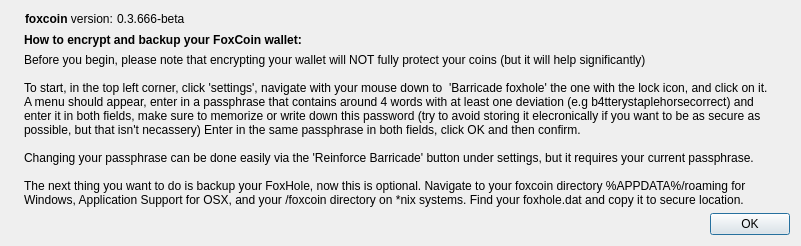
<?xml version="1.0" encoding="UTF-8"?>
<ui version="4.0">
 <class>protectionTutDialog</class>
 <widget class="QDialog" name="protectionTutDialog">
  <property name="geometry">
   <rect>
    <x>0</x>
    <y>0</y>
    <width>801</width>
    <height>234</height>
   </rect>
  </property>
  <property name="windowTitle">
   <string>Protecting your FoxCoins</string>
  </property>
  <layout class="QHBoxLayout" name="horizontalLayout_2">
   <item>
    <widget class="QLabel" name="label_4">
     <property name="sizePolicy">
      <sizepolicy hsizetype="Preferred" vsizetype="Ignored">
       <horstretch>0</horstretch>
       <verstretch>0</verstretch>
      </sizepolicy>
     </property>
     <property name="pixmap">
      <pixmap resource="../foxcoin.qrc">:/images/about</pixmap>
     </property>
    </widget>
   </item>
   <item>
    <layout class="QVBoxLayout" name="verticalLayout_2">
     <item>
      <widget class="QFrame" name="frame">
       <property name="sizePolicy">
        <sizepolicy hsizetype="Fixed" vsizetype="Fixed">
         <horstretch>0</horstretch>
         <verstretch>0</verstretch>
        </sizepolicy>
       </property>
       <layout class="QHBoxLayout" name="horizontalLayout" stretch="0,0">
        <property name="spacing">
         <number>0</number>
        </property>
        <property name="sizeConstraint">
         <enum>QLayout::SetFixedSize</enum>
        </property>
        <property name="margin">
         <number>1</number>
        </property>
        <item>
         <widget class="QLabel" name="label">
          <property name="sizePolicy">
           <sizepolicy hsizetype="Fixed" vsizetype="Fixed">
            <horstretch>0</horstretch>
            <verstretch>0</verstretch>
           </sizepolicy>
          </property>
          <property name="maximumSize">
           <size>
            <width>16777215</width>
            <height>267</height>
           </size>
          </property>
          <property name="cursor">
           <cursorShape>IBeamCursor</cursorShape>
          </property>
          <property name="text">
           <string>&lt;html&gt;&lt;head/&gt;&lt;body&gt;&lt;p&gt;&lt;span style=&quot; font-weight:600;&quot;&gt;foxcoin&lt;/span&gt; version: &lt;/p&gt;&lt;/body&gt;&lt;/html&gt;</string>
          </property>
          <property name="textInteractionFlags">
           <set>Qt::LinksAccessibleByMouse|Qt::TextSelectableByKeyboard|Qt::TextSelectableByMouse</set>
          </property>
         </widget>
        </item>
        <item>
         <widget class="QLabel" name="versionLabel">
          <property name="sizePolicy">
           <sizepolicy hsizetype="Fixed" vsizetype="Fixed">
            <horstretch>0</horstretch>
            <verstretch>0</verstretch>
           </sizepolicy>
          </property>
          <property name="cursor">
           <cursorShape>IBeamCursor</cursorShape>
          </property>
          <property name="text">
           <string notr="true">0.3.666-beta</string>
          </property>
          <property name="textFormat">
           <enum>Qt::RichText</enum>
          </property>
          <property name="textInteractionFlags">
           <set>Qt::LinksAccessibleByMouse|Qt::TextSelectableByKeyboard|Qt::TextSelectableByMouse</set>
          </property>
         </widget>
        </item>
       </layout>
      </widget>
     </item>
     <item>
      <widget class="QLabel" name="label_3">
       <property name="sizePolicy">
        <sizepolicy hsizetype="Minimum" vsizetype="Maximum">
         <horstretch>0</horstretch>
         <verstretch>0</verstretch>
        </sizepolicy>
       </property>
       <property name="text">
        <string>&lt;html&gt;&lt;head/&gt;&lt;body&gt;&lt;p&gt;&lt;span style=&quot; font-weight:600;&quot;&gt;How to encrypt and backup your FoxCoin wallet:&lt;/span&gt;&lt;/p&gt;&lt;/body&gt;&lt;/html&gt;</string>
       </property>
      </widget>
     </item>
     <item>
      <widget class="QLabel" name="label_2">
       <property name="text">
        <string>Before you begin, please note that encrypting your wallet will NOT fully protect your coins (but it will help significantly)

To start, in the top left corner, click 'settings', navigate with your mouse down to  'Barricade foxhole' the one with the lock icon, and click on it.
A menu should appear, enter in a passphrase that contains around 4 words with at least one deviation (e.g b4tterystaplehorsecorrect) and
enter it in both fields, make sure to memorize or write down this password (try to avoid storing it elecronically if you want to be as secure as
possible, but that isn't necassery) Enter in the same passphrase in both fields, click OK and then confirm.

Changing your passphrase can be done easily via the 'Reinforce Barricade' button under settings, but it requires your current passphrase.

The next thing you want to do is backup your FoxHole, now this is optional. Navigate to your foxcoin directory %APPDATA%/roaming for
Windows, Application Support for OSX, and your /foxcoin directory on *nix systems. Find your foxhole.dat and copy it to secure location.</string>
       </property>
       <property name="textInteractionFlags">
        <set>Qt::LinksAccessibleByMouse|Qt::TextSelectableByMouse</set>
       </property>
      </widget>
     </item>
     <item>
      <widget class="QDialogButtonBox" name="buttonBox">
       <property name="orientation">
        <enum>Qt::Horizontal</enum>
       </property>
       <property name="standardButtons">
        <set>QDialogButtonBox::Ok</set>
       </property>
      </widget>
     </item>
    </layout>
   </item>
  </layout>
 </widget>
 <resources>
  <include location="../foxcoin.qrc"/>
 </resources>
 <connections>
  <connection>
   <sender>buttonBox</sender>
   <signal>accepted()</signal>
   <receiver>protectionTutDialog</receiver>
   <slot>accept()</slot>
   <hints>
    <hint type="sourcelabel">
     <x>360</x>
     <y>308</y>
    </hint>
    <hint type="destinationlabel">
     <x>157</x>
     <y>274</y>
    </hint>
   </hints>
  </connection>
  <connection>
   <sender>buttonBox</sender>
   <signal>rejected()</signal>
   <receiver>protectionTutDialog</receiver>
   <slot>reject()</slot>
   <hints>
    <hint type="sourcelabel">
     <x>428</x>
     <y>308</y>
    </hint>
    <hint type="destinationlabel">
     <x>286</x>
     <y>274</y>
    </hint>
   </hints>
  </connection>
 </connections>
</ui>
